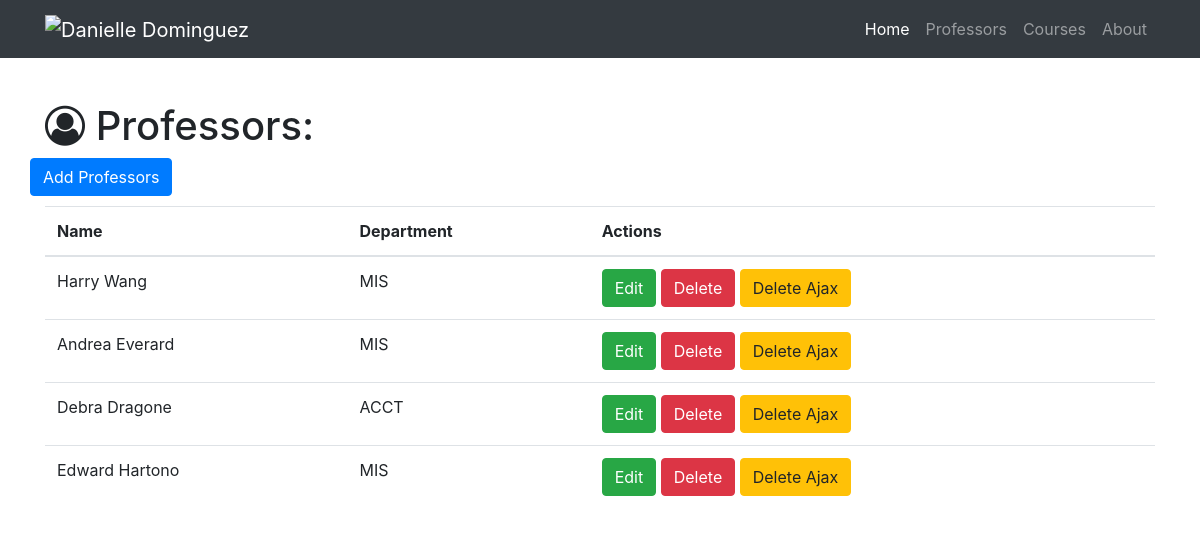
/professors, run on an earlier commit of the app's database.
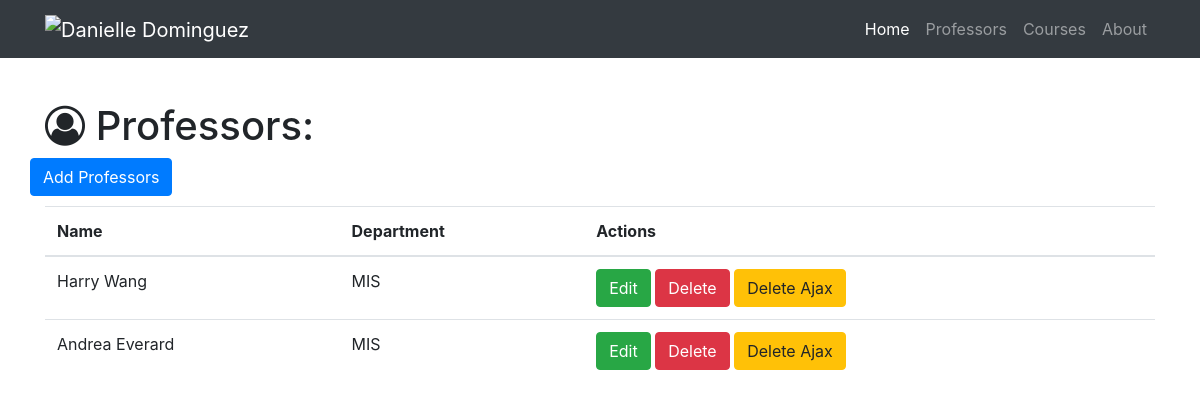
And on a later commit of the database.
### resume.py (models this page shows)
class Professor(db.Model):
    __tablename__ = 'professors'
    id = db.Column(db.Integer, primary_key=True)
    name = db.Column(db.String(64))
    department = db.Column(db.Text)
    courses = db.relationship('Course', backref='professor', cascade="delete")

### resume.py (the view)
@app.route('/professors')
def show_all_professors():
    professors = Professor.query.all()
    return render_template('professor-all.html', professors=professors)

### templates/professor-all.html (shortened to what this page needs)
{% extends "home-base.html"%}
{% block page_content%}
  <div class="container">
    <h1 class="mt-5"><i class="fa fa-user-circle-o" aria-hidden="true"></i> Professors:</h1>
    <div class="row bottom-margin">
      <a href="/professor/add" class="btn btn-primary" role="button" aria-disabled="true">Add Professors</a>
    </div>
    {% if professors %}
      <table class="table">
        <thead>
          <tr>
            <th>Name</th>
            <th>Department</th>
            <th>Actions</th>
          </tr>
        </thead>
        <tbody>
          {% for professor in professors %}
          <tr>
              <td>{{professor.name}}</td>
              <td>{{professor.department}}</td>
              <td>
                <a href="/professor/edit/{{professor.id}}" class="btn btn-success" role="button" aria-disabled="true">Edit</a>
                <a href="/professor/delete/{{professor.id}}" class="btn btn-danger" role="button">Delete</a>
                <button class="btn btn-warning delete_ajax_btn" role="button" data-professor-id="{{professor.id}}">Delete Ajax</button>
              </td>
          </tr>
          {% endfor%}
        </tbody>
      </table>
    {% else %}
      <h3>There are no professors in the database yet.</h3>
    {% endif %}
  </div>
{% endblock%}

### templates/home-base.html (shortened to what this page needs)
<!DOCTYPE html>
<html lang="en">
<head>
  {% block head %}
  <link rel="stylesheet" href="https://maxcdn.bootstrapcdn.com/bootstrap/4.0.0-beta.2/css/bootstrap.min.css">
  <link rel="stylesheet" href="https://maxcdn.bootstrapcdn.com/font-awesome/4.7.0/css/font-awesome.min.css">
  <link rel="stylesheet" href="https://cdnjs.cloudflare.com/ajax/libs/sweetalert/1.1.3/sweetalert.css">
  <link rel="stylesheet" href="https://cdnjs.cloudflare.com/ajax/libs/toastr.js/latest/css/toastr.min.css">
  <link rel="stylesheet" href="{{ url_for('static', filename='css/resume.css') }}">
  {% endblock%}
</head>
<body>
  <nav class="navbar navbar-expand-lg navbar-dark bg-dark fixed-top">
    <div class="container">
      <a class="navbar-brand" href="/">
         <img src="#"
          alt="Danielle Dominguez" width="150">
       </a>
      <div class="collapse navbar-collapse" id="navbarResponsive">
        <ul class="navbar-nav ml-auto">
          <li class="nav-item active">
            <a class="nav-link" href="/">Home
             </a>
          </li>
          <li class="nav-item">
            <a class="nav-link" href="/professors">Professors</a>
          </li>
          <li class="nav-item">
            <a class="nav-link" href="/courses">Courses</a>
          </li>
          <li class="nav-item">
            <a class="nav-link" href="/about">About</a>
          </li>
        </ul>
      </div>
    </div>
  </nav>
  {% block page_content%}
  {% endblock%}
</body>
</html>

### static/resume.css (style rules this page uses)
body { padding-top: 54px; }
.bottom-margin { margin-bottom: 10px; }

What changed in the data, as far as the page shows it:
removed Professor: name "Debra Dragone", department "ACCT"
removed Professor: name "Edward Hartono", department "MIS"
